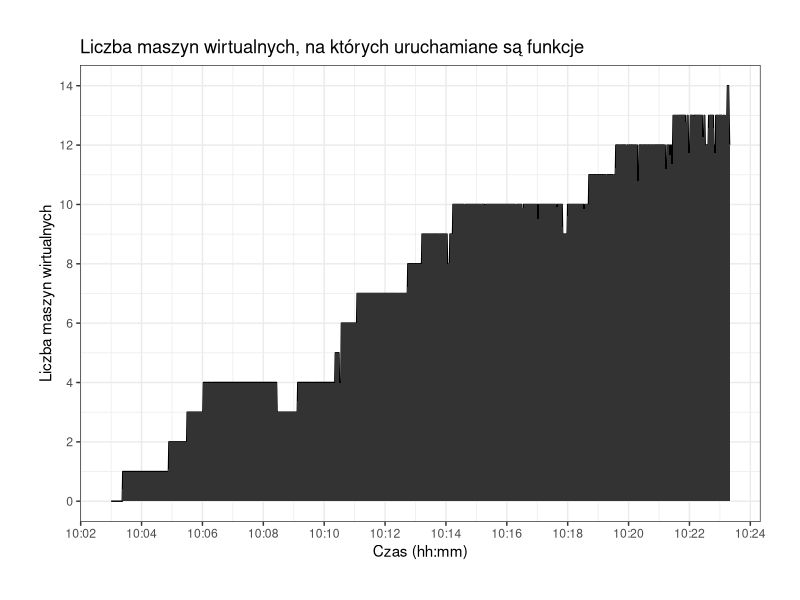

Source code (R):
library("ggplot2")
library("scales")

png(filename="hosts.png", width=640, height=480)

dat = read.csv("hosts.csv")
dat$time = as.POSIXct(dat$time, format = "%Y-%m-%dT%H:%M:%SZ")

ggplot(data=dat, aes(x=time, y=count, group=1)) +
theme_bw() +
geom_line(colour="black", size=0.5) +
   scale_x_datetime(labels = date_format("%H:%M"), breaks = pretty_breaks(n=10)) +
   scale_y_continuous(breaks=pretty_breaks(n=10)) +
   theme(plot.margin = unit(c(1,1,1,1), "cm")) +
   labs(x="Czas (hh:mm)") +
   labs(y="Liczba maszyn wirtualnych") +
   geom_area(aes(y=count)) +
ggtitle("Liczba maszyn wirtualnych, na których uruchamiane są funkcje")



